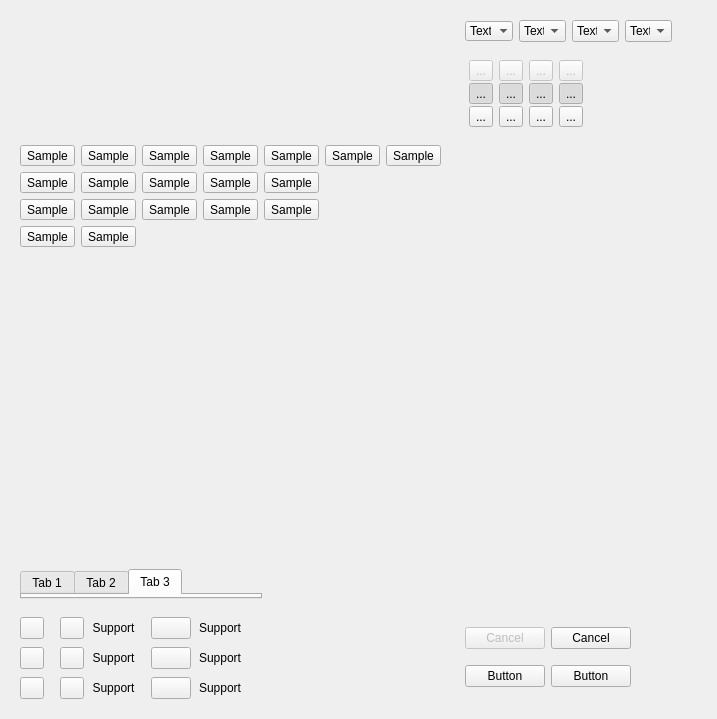
     <widget class="QWidget" name="stylesPage">
      <layout class="QGridLayout" name="stylesPageLayout">
       <property name="verticalSpacing">
        <number>0</number>
       </property>
       <item row="1" column="1">
        <widget class="QWidget" name="TreeStatesToolButtons" native="true">
         <property name="maximumSize">
          <size>
           <width>140</width>
           <height>160</height>
          </size>
         </property>
         <layout class="QGridLayout" name="gridLayout_6">
          <property name="spacing">
           <number>2</number>
          </property>
          <item row="0" column="1">
           <widget class="QToolButton" name="toolButton_2">
            <property name="enabled">
             <bool>false</bool>
            </property>
            <property name="text">
             <string>...</string>
            </property>
            <property name="icon">
             <iconset>
              <normaloff>:/stylesheet/img/16x16/Select_right.png</normaloff>:/stylesheet/img/16x16/Select_right.png</iconset>
            </property>
           </widget>
          </item>
          <item row="0" column="2">
           <widget class="QToolButton" name="toolButton">
            <property name="enabled">
             <bool>false</bool>
            </property>
            <property name="text">
             <string>...</string>
            </property>
            <property name="icon">
             <iconset>
              <normaloff>:/stylesheet/img/16x16/Move.png</normaloff>:/stylesheet/img/16x16/Move.png</iconset>
            </property>
           </widget>
          </item>
          <item row="1" column="1">
           <widget class="QToolButton" name="toolButton_3">
            <property name="text">
             <string>...</string>
            </property>
            <property name="icon">
             <iconset>
              <normaloff>:/stylesheet/img/16x16/Select_right.png</normaloff>:/stylesheet/img/16x16/Select_right.png</iconset>
            </property>
            <property name="checkable">
             <bool>true</bool>
            </property>
            <property name="checked">
             <bool>true</bool>
            </property>
           </widget>
          </item>
          <item row="1" column="2">
           <widget class="QToolButton" name="toolButton_4">
            <property name="text">
             <string>...</string>
            </property>
            <property name="icon">
             <iconset>
              <normaloff>:/stylesheet/img/16x16/Move.png</normaloff>:/stylesheet/img/16x16/Move.png</iconset>
            </property>
            <property name="checkable">
             <bool>true</bool>
            </property>
            <property name="checked">
             <bool>true</bool>
            </property>
           </widget>
          </item>
          <item row="0" column="3">
           <widget class="QToolButton" name="toolButton_5">
            <property name="enabled">
             <bool>false</bool>
            </property>
            <property name="text">
             <string>...</string>
            </property>
            <property name="icon">
             <iconset>
              <normaloff>:/stylesheet/img/16x16/Translate.png</normaloff>:/stylesheet/img/16x16/Translate.png</iconset>
            </property>
           </widget>
          </item>
          <item row="1" column="3">
           <widget class="QToolButton" name="toolButton_6">
            <property name="text">
             <string>...</string>
            </property>
            <property name="icon">
             <iconset>
              <normaloff>:/stylesheet/img/16x16/Translate.png</normaloff>:/stylesheet/img/16x16/Translate.png</iconset>
            </property>
            <property name="checkable">
             <bool>true</bool>
            </property>
            <property name="checked">
             <bool>true</bool>
            </property>
           </widget>
          </item>
          <item row="2" column="2">
           <widget class="QToolButton" name="toolButton_8">
            <property name="text">
             <string>...</string>
            </property>
            <property name="icon">
             <iconset>
              <normaloff>:/stylesheet/img/16x16/Move.png</normaloff>:/stylesheet/img/16x16/Move.png</iconset>
            </property>
            <property name="checkable">
             <bool>true</bool>
            </property>
           </widget>
          </item>
          <item row="2" column="1">
           <widget class="QToolButton" name="toolButton_7">
            <property name="text">
             <string>...</string>
            </property>
            <property name="icon">
             <iconset>
              <normaloff>:/stylesheet/img/16x16/Select_right.png</normaloff>:/stylesheet/img/16x16/Select_right.png</iconset>
            </property>
            <property name="checkable">
             <bool>true</bool>
            </property>
           </widget>
          </item>
          <item row="2" column="3">
           <widget class="QToolButton" name="toolButton_9">
            <property name="text">
             <string>...</string>
            </property>
            <property name="icon">
             <iconset>
              <normaloff>:/stylesheet/img/16x16/Translate.png</normaloff>:/stylesheet/img/16x16/Translate.png</iconset>
            </property>
            <property name="checkable">
             <bool>true</bool>
            </property>
           </widget>
          </item>
          <item row="0" column="4">
           <widget class="QToolButton" name="toolButton_10">
            <property name="enabled">
             <bool>false</bool>
            </property>
            <property name="text">
             <string>...</string>
            </property>
            <property name="icon">
             <iconset>
              <normaloff>:/stylesheet/img/16x16/Scale.png</normaloff>:/stylesheet/img/16x16/Scale.png</iconset>
            </property>
           </widget>
          </item>
          <item row="1" column="4">
           <widget class="QToolButton" name="toolButton_11">
            <property name="text">
             <string>...</string>
            </property>
            <property name="icon">
             <iconset>
              <normaloff>:/stylesheet/img/16x16/Scale.png</normaloff>:/stylesheet/img/16x16/Scale.png</iconset>
            </property>
            <property name="checkable">
             <bool>true</bool>
            </property>
            <property name="checked">
             <bool>true</bool>
            </property>
           </widget>
          </item>
          <item row="2" column="4">
           <widget class="QToolButton" name="toolButton_12">
            <property name="text">
             <string>...</string>
            </property>
            <property name="icon">
             <iconset>
              <normaloff>:/stylesheet/img/16x16/Scale.png</normaloff>:/stylesheet/img/16x16/Scale.png</iconset>
            </property>
            <property name="checkable">
             <bool>true</bool>
            </property>
           </widget>
          </item>
         </layout>
        </widget>
       </item>
       <item row="2" column="0">
        <widget class="QWidget" name="coloredIconsWidget" native="true">
         <property name="maximumSize">
          <size>
           <width>16777215</width>
           <height>180</height>
          </size>
         </property>
         <layout class="QGridLayout" name="gridLayout_7">
          <item row="1" column="4">
           <widget class="QToolButton" name="toolButton_24">
            <property name="text">
             <string>Sample</string>
            </property>
            <property name="icon">
             <iconset>
              <normaloff>:/stylesheet/img/16x16/Audio.png</normaloff>:/stylesheet/img/16x16/Audio.png</iconset>
            </property>
           </widget>
          </item>
          <item row="1" column="1">
           <widget class="QToolButton" name="toolButton_13">
            <property name="text">
             <string>Sample</string>
            </property>
            <property name="icon">
             <iconset>
              <normaloff>:/stylesheet/img/16x16/Audio.png</normaloff>:/stylesheet/img/16x16/Audio.png</iconset>
            </property>
           </widget>
          </item>
          <item row="1" column="6">
           <widget class="QToolButton" name="toolButton_20">
            <property name="text">
             <string>Sample</string>
            </property>
            <property name="icon">
             <iconset>
              <normaloff>:/stylesheet/img/16x16/Audio.png</normaloff>:/stylesheet/img/16x16/Audio.png</iconset>
            </property>
           </widget>
          </item>
          <item row="2" column="4">
           <widget class="QToolButton" name="toolButton_22">
            <property name="text">
             <string>Sample</string>
            </property>
            <property name="icon">
             <iconset>
              <normaloff>:/stylesheet/img/16x16/Audio.png</normaloff>:/stylesheet/img/16x16/Audio.png</iconset>
            </property>
           </widget>
          </item>
          <item row="1" column="5">
           <widget class="QToolButton" name="toolButton_25">
            <property name="text">
             <string>Sample</string>
            </property>
            <property name="icon">
             <iconset>
              <normaloff>:/stylesheet/img/16x16/Audio.png</normaloff>:/stylesheet/img/16x16/Audio.png</iconset>
            </property>
           </widget>
          </item>
          <item row="2" column="3">
           <widget class="QToolButton" name="toolButton_23">
            <property name="text">
             <string>Sample</string>
            </property>
            <property name="icon">
             <iconset>
              <normaloff>:/stylesheet/img/16x16/Audio.png</normaloff>:/stylesheet/img/16x16/Audio.png</iconset>
            </property>
           </widget>
          </item>
          <item row="2" column="2">
           <widget class="QToolButton" name="toolButton_19">
            <property name="text">
             <string>Sample</string>
            </property>
            <property name="icon">
             <iconset>
              <normaloff>:/stylesheet/img/16x16/Audio.png</normaloff>:/stylesheet/img/16x16/Audio.png</iconset>
            </property>
           </widget>
          </item>
          <item row="4" column="1">
           <widget class="QToolButton" name="toolButton_27">
            <property name="text">
             <string>Sample</string>
            </property>
            <property name="icon">
             <iconset>
              <normaloff>:/stylesheet/img/16x16/Audio.png</normaloff>:/stylesheet/img/16x16/Audio.png</iconset>
            </property>
           </widget>
          </item>
          <item row="1" column="3">
           <widget class="QToolButton" name="toolButton_21">
            <property name="text">
             <string>Sample</string>
            </property>
            <property name="icon">
             <iconset>
              <normaloff>:/stylesheet/img/16x16/Audio.png</normaloff>:/stylesheet/img/16x16/Audio.png</iconset>
            </property>
           </widget>
          </item>
          <item row="2" column="1">
           <widget class="QToolButton" name="toolButton_14">
            <property name="text">
             <string>Sample</string>
            </property>
            <property name="icon">
             <iconset>
              <normaloff>:/stylesheet/img/16x16/Audio.png</normaloff>:/stylesheet/img/16x16/Audio.png</iconset>
            </property>
           </widget>
          </item>
          <item row="4" column="2">
           <widget class="QToolButton" name="toolButton_31">
            <property name="text">
             <string>Sample</string>
            </property>
            <property name="icon">
             <iconset>
              <normaloff>:/stylesheet/img/16x16/Audio.png</normaloff>:/stylesheet/img/16x16/Audio.png</iconset>
            </property>
           </widget>
          </item>
          <item row="5" column="1">
           <widget class="QToolButton" name="toolButton_29">
            <property name="text">
             <string>Sample</string>
            </property>
            <property name="icon">
             <iconset>
              <normaloff>:/stylesheet/img/16x16/Audio.png</normaloff>:/stylesheet/img/16x16/Audio.png</iconset>
            </property>
           </widget>
          </item>
          <item row="1" column="2">
           <widget class="QToolButton" name="toolButton_18">
            <property name="text">
             <string>Sample</string>
            </property>
            <property name="icon">
             <iconset>
              <normaloff>:/stylesheet/img/16x16/Audio.png</normaloff>:/stylesheet/img/16x16/Audio.png</iconset>
            </property>
           </widget>
          </item>
          <item row="1" column="7">
           <widget class="QToolButton" name="toolButton_26">
            <property name="text">
             <string>Sample</string>
            </property>
            <property name="icon">
             <iconset>
              <normaloff>:/stylesheet/img/16x16/Audio.png</normaloff>:/stylesheet/img/16x16/Audio.png</iconset>
            </property>
           </widget>
          </item>
          <item row="2" column="5">
           <widget class="QToolButton" name="toolButton_16">
            <property name="text">
             <string>Sample</string>
            </property>
            <property name="icon">
             <iconset>
              <normaloff>:/stylesheet/img/16x16/Audio.png</normaloff>:/stylesheet/img/16x16/Audio.png</iconset>
            </property>
           </widget>
          </item>
          <item row="4" column="3">
           <widget class="QToolButton" name="toolButton_15">
            <property name="text">
             <string>Sample</string>
            </property>
            <property name="icon">
             <iconset>
              <normaloff>:/stylesheet/img/16x16/Audio.png</normaloff>:/stylesheet/img/16x16/Audio.png</iconset>
            </property>
           </widget>
          </item>
          <item row="4" column="4">
           <widget class="QToolButton" name="toolButton_30">
            <property name="text">
             <string>Sample</string>
            </property>
            <property name="icon">
             <iconset>
              <normaloff>:/stylesheet/img/16x16/Audio.png</normaloff>:/stylesheet/img/16x16/Audio.png</iconset>
            </property>
           </widget>
          </item>
          <item row="4" column="5">
           <widget class="QToolButton" name="toolButton_28">
            <property name="text">
             <string>Sample</string>
            </property>
            <property name="icon">
             <iconset>
              <normaloff>:/stylesheet/img/16x16/Audio.png</normaloff>:/stylesheet/img/16x16/Audio.png</iconset>
            </property>
           </widget>
          </item>
          <item row="5" column="2">
           <widget class="QToolButton" name="toolButton_17">
            <property name="text">
             <string>Sample</string>
            </property>
            <property name="icon">
             <iconset>
              <normaloff>:/stylesheet/img/16x16/Audio.png</normaloff>:/stylesheet/img/16x16/Audio.png</iconset>
            </property>
           </widget>
          </item>
         </layout>
        </widget>
       </item>
       <item row="0" column="1" colspan="2">
        <widget class="QWidget" name="ButtonArrowComboBoxWidget" native="true">
         <property name="maximumSize">
          <size>
           <width>250</width>
           <height>50</height>
          </size>
         </property>
         <layout class="QHBoxLayout" name="horizontalLayout_9">
          <item>
           <widget class="QComboBox" name="textCombo1">
            <property name="currentText">
             <string>Text</string>
            </property>
            <property name="frame">
             <bool>false</bool>
            </property>
            <item>
             <property name="text">
              <string>Text</string>
             </property>
            </item>
           </widget>
          </item>
          <item>
           <widget class="QComboBox" name="textCombo2">
            <item>
             <property name="text">
              <string>Text</string>
             </property>
            </item>
           </widget>
          </item>
          <item>
           <widget class="QComboBox" name="textCombo3">
            <item>
             <property name="text">
              <string>Text</string>
             </property>
            </item>
           </widget>
          </item>
          <item>
           <widget class="QComboBox" name="textCombo4">
            <item>
             <property name="text">
              <string>Text</string>
             </property>
            </item>
            <item>
             <property name="text">
              <string>Item 1</string>
             </property>
            </item>
            <item>
             <property name="text">
              <string>Item 2</string>
             </property>
            </item>
            <item>
             <property name="text">
              <string>Longer Item 3</string>
             </property>
            </item>
            <item>
             <property name="text">
              <string>Longer Item 4</string>
             </property>
            </item>
            <item>
             <property name="text">
              <string>Item 5</string>
             </property>
            </item>
           </widget>
          </item>
          <item>
           <spacer name="comboBoxSpacer">
            <property name="orientation">
             <enum>Qt::Horizontal</enum>
            </property>
            <property name="sizeType">
             <enum>QSizePolicy::Fixed</enum>
            </property>
            <property name="sizeHint" stdset="0">
             <size>
              <width>25</width>
              <height>20</height>
             </size>
            </property>
           </spacer>
          </item>
         </layout>
        </widget>
       </item>
       <item row="5" column="0">
        <widget class="QWidget" name="titleBarsWidget" native="true">
         <property name="maximumSize">
          <size>
           <width>260</width>
           <height>400</height>
          </size>
         </property>
         <layout class="QVBoxLayout" name="verticalLayout_9">
          <property name="spacing">
           <number>6</number>
          </property>
          <item>
           <widget class="AzQtComponents::TitleBar" name="WidgetHeader1" native="true"/>
          </item>
          <item>
           <widget class="AzQtComponents::TitleBar" name="WidgetHeader2" native="true"/>
          </item>
          <item>
           <spacer name="verticalSpacer_9">
            <property name="orientation">
             <enum>Qt::Vertical</enum>
            </property>
            <property name="sizeType">
             <enum>QSizePolicy::Fixed</enum>
            </property>
            <property name="sizeHint" stdset="0">
             <size>
              <width>20</width>
              <height>10</height>
             </size>
            </property>
           </spacer>
          </item>
          <item>
           <widget class="AzQtComponents::TitleBar" name="NonDockableWidget1" native="true"/>
          </item>
          <item>
           <widget class="AzQtComponents::TitleBar" name="NonDockableWidget2" native="true"/>
          </item>
          <item>
           <spacer name="verticalSpacer_8">
            <property name="orientation">
             <enum>Qt::Vertical</enum>
            </property>
            <property name="sizeType">
             <enum>QSizePolicy::Fixed</enum>
            </property>
            <property name="sizeHint" stdset="0">
             <size>
              <width>20</width>
              <height>230</height>
             </size>
            </property>
           </spacer>
          </item>
          <item>
           <widget class="AzQtComponents::TabWidget" name="tabWidget">
            <property name="currentIndex">
             <number>2</number>
            </property>
            <widget class="QWidget" name="tab">
             <attribute name="title">
              <string>Tab 1</string>
             </attribute>
            </widget>
            <widget class="QWidget" name="tab_2">
             <attribute name="title">
              <string>Tab 2</string>
             </attribute>
            </widget>
            <widget class="QWidget" name="tab_3">
             <attribute name="title">
              <string>Tab 3</string>
             </attribute>
            </widget>
           </widget>
          </item>
         </layout>
        </widget>
       </item>
       <item row="2" column="1">
        <widget class="QWidget" name="toolButtonsComboBoxWidget" native="true">
         <property name="maximumSize">
          <size>
           <width>250</width>
           <height>60</height>
          </size>
         </property>
         <layout class="QGridLayout" name="gridLayout_5">
          <item row="0" column="1">
           <widget class="AzQtComponents::ToolButtonComboBox" name="widget_2" native="true"/>
          </item>
          <item row="0" column="0">
           <widget class="AzQtComponents::ToolButtonComboBox" name="widget_1" native="true"/>
          </item>
          <item row="0" column="2">
           <widget class="AzQtComponents::ToolButtonComboBox" name="widget_3" native="true"/>
          </item>
         </layout>
        </widget>
       </item>
       <item row="3" column="1">
        <spacer name="verticalSpacer_10">
         <property name="orientation">
          <enum>Qt::Vertical</enum>
         </property>
         <property name="sizeHint" stdset="0">
          <size>
           <width>20</width>
           <height>40</height>
          </size>
         </property>
        </spacer>
       </item>
       <item row="1" column="0">
        <spacer name="horizontalSpacer_3">
         <property name="orientation">
          <enum>Qt::Horizontal</enum>
         </property>
         <property name="sizeType">
          <enum>QSizePolicy::Fixed</enum>
         </property>
         <property name="sizeHint" stdset="0">
          <size>
           <width>300</width>
           <height>20</height>
          </size>
         </property>
        </spacer>
       </item>
       <item row="6" column="0">
        <widget class="QWidget" name="RoundedButtonWidget" native="true">
         <property name="minimumSize">
          <size>
           <width>250</width>
           <height>100</height>
          </size>
         </property>
         <property name="maximumSize">
          <size>
           <width>300</width>
           <height>100</height>
          </size>
         </property>
         <layout class="QVBoxLayout" name="verticalLayout_10">
          <property name="spacing">
           <number>8</number>
          </property>
          <item>
           <layout class="QHBoxLayout" name="horizontalLayout_11">
            <property name="spacing">
             <number>8</number>
            </property>
            <item>
             <widget class="QPushButton" name="pushButtonNormal">
              <property name="sizePolicy">
               <sizepolicy hsizetype="Fixed" vsizetype="Fixed">
                <horstretch>0</horstretch>
                <verstretch>0</verstretch>
               </sizepolicy>
              </property>
              <property name="maximumSize">
               <size>
                <width>24</width>
                <height>24</height>
               </size>
              </property>
              <property name="text">
               <string/>
              </property>
              <property name="icon">
               <iconset>
                <normaloff>:/stylesheet/img/question.png</normaloff>:/stylesheet/img/question.png</iconset>
              </property>
             </widget>
            </item>
            <item>
             <widget class="AzQtComponents::ButtonDivider" name="divider1" native="true"/>
            </item>
            <item>
             <widget class="QPushButton" name="pushButtonNormalLabel">
              <property name="sizePolicy">
               <sizepolicy hsizetype="Fixed" vsizetype="Fixed">
                <horstretch>0</horstretch>
                <verstretch>0</verstretch>
               </sizepolicy>
              </property>
              <property name="maximumSize">
               <size>
                <width>24</width>
                <height>24</height>
               </size>
              </property>
              <property name="text">
               <string/>
              </property>
              <property name="icon">
               <iconset>
                <normaloff>:/stylesheet/img/question.png</normaloff>:/stylesheet/img/question.png</iconset>
              </property>
             </widget>
            </item>
            <item>
             <widget class="QLabel" name="label_16">
              <property name="text">
               <string>Support</string>
              </property>
              <property name="alignment">
               <set>Qt::AlignCenter</set>
              </property>
             </widget>
            </item>
            <item>
             <widget class="AzQtComponents::ButtonDivider" name="divider2" native="true"/>
            </item>
            <item>
             <widget class="QPushButton" name="pushButtonSmall">
              <property name="text">
               <string/>
              </property>
              <property name="icon">
               <iconset>
                <normaloff>:/stylesheet/img/question_small.png</normaloff>:/stylesheet/img/question_small.png</iconset>
              </property>
             </widget>
            </item>
            <item>
             <widget class="QLabel" name="label_19">
              <property name="text">
               <string>Support</string>
              </property>
             </widget>
            </item>
            <item>
             <spacer name="horizontalSpacer_9">
              <property name="orientation">
               <enum>Qt::Horizontal</enum>
              </property>
              <property name="sizeHint" stdset="0">
               <size>
                <width>40</width>
                <height>20</height>
               </size>
              </property>
             </spacer>
            </item>
           </layout>
          </item>
          <item>
           <layout class="QHBoxLayout" name="horizontalLayout_12">
            <property name="spacing">
             <number>8</number>
            </property>
            <item>
             <widget class="QPushButton" name="pushButtonPressed">
              <property name="sizePolicy">
               <sizepolicy hsizetype="Fixed" vsizetype="Fixed">
                <horstretch>0</horstretch>
                <verstretch>0</verstretch>
               </sizepolicy>
              </property>
              <property name="maximumSize">
               <size>
                <width>24</width>
                <height>24</height>
               </size>
              </property>
              <property name="text">
               <string/>
              </property>
              <property name="icon">
               <iconset>
                <normaloff>:/stylesheet/img/question.png</normaloff>:/stylesheet/img/question.png</iconset>
              </property>
             </widget>
            </item>
            <item>
             <widget class="AzQtComponents::ButtonDivider" name="divider3" native="true"/>
            </item>
            <item>
             <widget class="QPushButton" name="pushButtonPressedLabel">
              <property name="sizePolicy">
               <sizepolicy hsizetype="Fixed" vsizetype="Fixed">
                <horstretch>0</horstretch>
                <verstretch>0</verstretch>
               </sizepolicy>
              </property>
              <property name="maximumSize">
               <size>
                <width>24</width>
                <height>24</height>
               </size>
              </property>
              <property name="text">
               <string/>
              </property>
              <property name="icon">
               <iconset>
                <normaloff>:/stylesheet/img/question.png</normaloff>:/stylesheet/img/question.png</iconset>
              </property>
             </widget>
            </item>
            <item>
             <widget class="QLabel" name="label_17">
              <property name="text">
               <string>Support</string>
              </property>
              <property name="alignment">
               <set>Qt::AlignCenter</set>
              </property>
             </widget>
            </item>
            <item>
             <widget class="AzQtComponents::ButtonDivider" name="divider4" native="true"/>
            </item>
            <item>
             <widget class="QPushButton" name="pushButtonSmallPressed">
              <property name="text">
               <string/>
              </property>
              <property name="icon">
               <iconset>
                <normaloff>:/stylesheet/img/question_small.png</normaloff>:/stylesheet/img/question_small.png</iconset>
              </property>
             </widget>
            </item>
            <item>
             <widget class="QLabel" name="label_20">
              <property name="text">
               <string>Support</string>
              </property>
             </widget>
            </item>
            <item>
             <spacer name="horizontalSpacer_8">
              <property name="orientation">
               <enum>Qt::Horizontal</enum>
              </property>
              <property name="sizeHint" stdset="0">
               <size>
                <width>40</width>
                <height>20</height>
               </size>
              </property>
             </spacer>
            </item>
           </layout>
          </item>
          <item>
           <layout class="QHBoxLayout" name="horizontalLayout_13">
            <property name="spacing">
             <number>8</number>
            </property>
            <item>
             <widget class="QPushButton" name="pushButtonHover">
              <property name="sizePolicy">
               <sizepolicy hsizetype="Fixed" vsizetype="Fixed">
                <horstretch>0</horstretch>
                <verstretch>0</verstretch>
               </sizepolicy>
              </property>
              <property name="maximumSize">
               <size>
                <width>24</width>
                <height>24</height>
               </size>
              </property>
              <property name="text">
               <string/>
              </property>
              <property name="icon">
               <iconset>
                <normaloff>:/stylesheet/img/question.png</normaloff>:/stylesheet/img/question.png</iconset>
              </property>
             </widget>
            </item>
            <item>
             <widget class="AzQtComponents::ButtonDivider" name="divider5" native="true"/>
            </item>
            <item>
             <widget class="QPushButton" name="pushButtonHoverLabel">
              <property name="sizePolicy">
               <sizepolicy hsizetype="Fixed" vsizetype="Fixed">
                <horstretch>0</horstretch>
                <verstretch>0</verstretch>
               </sizepolicy>
              </property>
              <property name="maximumSize">
               <size>
                <width>24</width>
                <height>24</height>
               </size>
              </property>
              <property name="text">
               <string/>
              </property>
              <property name="icon">
               <iconset>
                <normaloff>:/stylesheet/img/question.png</normaloff>:/stylesheet/img/question.png</iconset>
              </property>
             </widget>
            </item>
            <item>
             <widget class="QLabel" name="label_18">
              <property name="text">
               <string>Support</string>
              </property>
              <property name="alignment">
               <set>Qt::AlignCenter</set>
              </property>
             </widget>
            </item>
            <item>
             <widget class="AzQtComponents::ButtonDivider" name="divider6" native="true"/>
            </item>
            <item>
             <widget class="QPushButton" name="pushButtonSmallHover">
              <property name="text">
               <string/>
              </property>
              <property name="icon">
               <iconset>
                <normaloff>:/stylesheet/img/question_small.png</normaloff>:/stylesheet/img/question_small.png</iconset>
              </property>
             </widget>
            </item>
            <item>
             <widget class="QLabel" name="label_21">
              <property name="text">
               <string>Support</string>
              </property>
             </widget>
            </item>
            <item>
             <spacer name="horizontalSpacer_5">
              <property name="orientation">
               <enum>Qt::Horizontal</enum>
              </property>
              <property name="sizeHint" stdset="0">
               <size>
                <width>40</width>
                <height>20</height>
               </size>
              </property>
             </spacer>
            </item>
           </layout>
          </item>
         </layout>
        </widget>
       </item>
       <item row="6" column="1">
        <widget class="QWidget" name="widget_4" native="true">
         <layout class="QGridLayout" name="gridLayout_8">
          <item row="0" column="0">
           <widget class="QPushButton" name="pushButton">
            <property name="enabled">
             <bool>false</bool>
            </property>
            <property name="text">
             <string>Cancel</string>
            </property>
           </widget>
          </item>
          <item row="0" column="1">
           <widget class="QPushButton" name="pushButton_4">
            <property name="text">
             <string>Cancel</string>
            </property>
           </widget>
          </item>
          <item row="1" column="0">
           <widget class="QPushButton" name="buttonOrange1">
            <property name="text">
             <string>Button</string>
            </property>
           </widget>
          </item>
          <item row="1" column="1">
           <widget class="QPushButton" name="buttonOrange2">
            <property name="text">
             <string>Button</string>
            </property>
           </widget>
          </item>
         </layout>
        </widget>
       </item>
      </layout>
     </widget>
